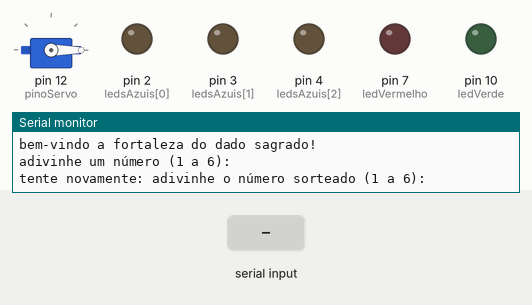
A sketch run on a simulated Arduino Uno, built with avr-gcc and run on an emulated ATmega328P. Shown: servo, output pins drawn as LEDs (lit = HIGH), the last lines printed to the serial monitor. The test bench sets the inputs (shaded band). Random numbers use the default seed unless the sketch sets one.

Above: at 1.2 s.
1.3 s: "3\n" received over Serial
At 1.7 s:
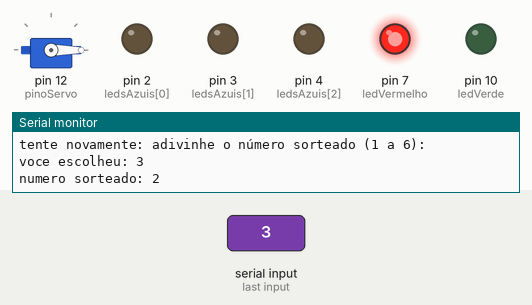
Timing chart, 0 to 4.3 s (numbered marks = the images above; inputs shaded):
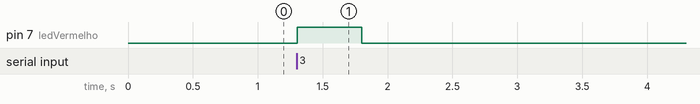

The sketch:

jogo_de_dados_1__1_.ino
```cpp
//C++
//
Servo motor;
#include <Servo.h>
int ledVermelho = 7;
int ledVerde = 10;
int ledsAzuis[] = {2, 3, 4};
int numLedsAzuis = 3;
int pinoServo = 12;
int acertos = 0;
int numeroSorteado;

void setup() {
  Serial.begin(9600);

  pinMode(ledVermelho, OUTPUT);
  pinMode(ledVerde, OUTPUT);
  for (int i = 0; i < numLedsAzuis; i++) {
    pinMode(ledsAzuis[i], OUTPUT);
    digitalWrite(ledsAzuis[i], LOW);
  }

  motor.attach(pinoServo);
  motor.write(0);

  Serial.println("bem-vindo a fortaleza do dado sagrado!");
  Serial.println("adivinhe um número (1 a 6):");
  novoDesafio();
}

void loop() {
  if (Serial.available() > 0) {
    int tentativa = Serial.parseInt();

    if (tentativa < 1 || tentativa > 6) {
      Serial.println("digite um numero entre 1 e 6.");
      return;
    }

    Serial.print("voce escolheu: ");
    Serial.println(tentativa);
    Serial.print("numero sorteado: ");
    Serial.println(numeroSorteado);

    if (tentativa == numeroSorteado) {
      piscarLED(ledVerde);
      acertos++;
      Serial.print("acertou! Progresso: ");
      Serial.print(acertos);
      Serial.println("/3");

      if (acertos <= numLedsAzuis) {
        digitalWrite(ledsAzuis[acertos - 1], HIGH);
      }

      if (acertos == 3) {
        Serial.println("voce acertou! A porta se abre...");
        motor.write(12);
        return;
      }
    } else {
      piscarLED(ledVermelho);
      Serial.println("errou! Tente novamente...");
    }

    novoDesafio();
  }
}

void piscarLED(int pino) {
  digitalWrite(pino, HIGH);
  delay(500);
  digitalWrite(pino, LOW);
}

void novoDesafio() {
  numeroSorteado = random(1, 7);
  Serial.println("tente novamente: adivinhe o número sorteado (1 a 6):");
}
```

Measured:
- after the input at 1.3 s, pin 7 (ledVermelho): LOW → HIGH at once, → LOW 0.50 s later
